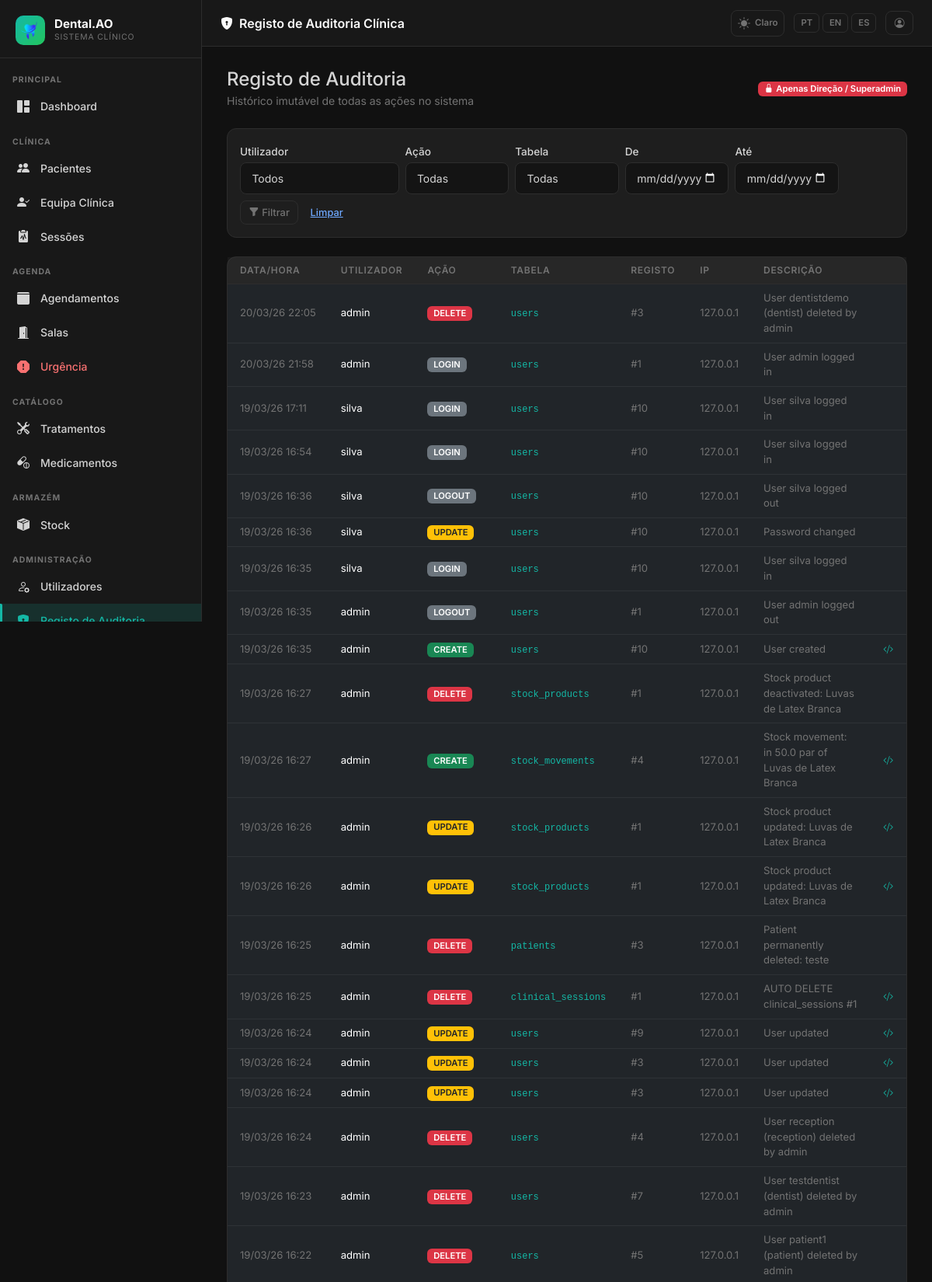
The app's page /sessions/audit (signed in, upper part) with its own data.
### app/models.py (models this page shows, shortened)
class AppSetting(db.Model):
    __tablename__ = 'app_settings'
    key   = db.Column(db.String(64), primary_key=True)
    value = db.Column(db.Text, nullable=True)
    _DEFAULTS = {
        'app_name':       'DentalCare Pro',
        'app_logo':       '',
        'bg_dark':        '#111111',
        'sidebar_dark':   '#181818',
        'card_dark':      '#1e1e1e',
        'border_dark':    '#2d2d2d',
        'text_dark':      '#d4d4d4',
        'primary_dark':   '#14b8a6',
        'success_dark':   '#22c55e',
        'danger_dark':    '#f87171',
        'warning_dark':   '#fbbf24',
        'bg_light':       '#f0f4f8',
        'card_light':     '#ffffff',
        'border_light':   '#d1dce8',
        'text_light':     '#334155',
        'primary_light':  '#1976d2',
        'success_light':  '#00875a',
        'danger_light':   '#d32f2f',
        'warning_light':  '#e65100',
        'xray_max_mb':        '10',
        'stock_invoice_max_mb': '5',
        'urgency_surcharge':  '30',
    }
    @classmethod
    def all_as_dict(cls):
        stored = {s.key: s.value for s in cls.query.all()}
        result = dict(cls._DEFAULTS)
        result.update(stored)
        return result

class AuditLog(db.Model):
    __tablename__ = 'audit_log'
    id = db.Column(db.Integer, primary_key=True)
    user_id = db.Column(db.Integer, db.ForeignKey('users.id'), nullable=True)
    username = db.Column(db.String(80), nullable=True)
    action = db.Column(db.String(20), nullable=False)
    table_name = db.Column(db.String(100), nullable=False)
    record_id = db.Column(db.Integer, nullable=True)
    old_value = db.Column(db.JSON, nullable=True)
    new_value = db.Column(db.JSON, nullable=True)
    description = db.Column(db.Text, nullable=True)
    ip_address = db.Column(db.String(50), nullable=True)
    timestamp = db.Column(db.DateTime, default=lambda: datetime.now(timezone.utc), index=True)
    user = db.relationship('User', backref='audit_entries')

### app/sessions/routes.py (the view)
@sessions_bp.route('/audit')
@login_required
def audit_view():
    if current_user.role not in [Role.SUPERADMIN, Role.CLINICAL_DIRECTOR]:
        abort(403)
    page = request.args.get('page', 1, type=int)
    q = AuditLog.query.order_by(AuditLog.timestamp.desc())
    user_id = request.args.get('user_id', type=int)
    action = request.args.get('action', '')
    table = request.args.get('table', '')
    date_from = request.args.get('date_from', '')
    date_to = request.args.get('date_to', '')
    if user_id:
        q = q.filter_by(user_id=user_id)
    if action:
        q = q.filter_by(action=action.upper())
    if table:
        q = q.filter_by(table_name=table)
    if date_from:
        try:
            q = q.filter(AuditLog.timestamp >= datetime.fromisoformat(date_from))
        except ValueError:
            pass
    if date_to:
        try:
            q = q.filter(AuditLog.timestamp <= datetime.fromisoformat(date_to + 'T23:59:59'))
        except ValueError:
            pass
    logs = q.paginate(page=page, per_page=50)
    users = User.query.order_by(User.full_name).all()
    tables = db.session.query(AuditLog.table_name).distinct().all()
    tables = [t[0] for t in tables]
    actions = ['CREATE', 'UPDATE', 'DELETE', 'ADDENDUM']
    return render_template('sessions/audit_log.html', logs=logs, users=users,
                           tables=tables, actions=actions,
                           current_user_id=user_id, current_action=action,
                           current_table=table, date_from=date_from, date_to=date_to)

### app/__init__.py (called while the page is built)
def get_locale():
    lang = session.get('lang')
    if lang in ['pt', 'en', 'es']:
        return lang
    return 'pt'

### app/models.py (called while the page is built)
    def role_display(self):
        role_map = {
            Role.SUPERADMIN: 'Superadmin',
            Role.CLINICAL_DIRECTOR: 'Diretor Clínico',
            Role.DENTIST: 'Dentista',
            Role.PATIENT: 'Paciente',
            Role.RECEPTION: 'Recepção',
        }
        return role_map.get(self.role, self.role)

    def role_badge_class(self):
        badge_map = {
            Role.SUPERADMIN: 'danger',
            Role.CLINICAL_DIRECTOR: 'primary',
            Role.DENTIST: 'success',
            Role.PATIENT: 'info',
            Role.RECEPTION: 'warning',
        }
        return badge_map.get(self.role, 'secondary')

### app/templates/sessions/audit_log.html (shortened to what this page needs)
{% extends 'base.html' %}
{% block page_title %}<i class="bi bi-shield-lock-fill me-2"></i>{{ _('Registo de Auditoria Clínica') }}{% endblock %}
{% block content %}
<div class="d-flex justify-content-between align-items-center mb-4 flex-wrap gap-2">
  <div>
    <h4 class="mb-0" style="color:var(--dc-text)">{{ _('Registo de Auditoria') }}</h4>
    <small style="color:var(--dc-text-muted)">{{ _('Histórico imutável de todas as ações no sistema') }}</small>
  </div>
  <span class="badge bg-danger">
    <i class="bi bi-lock-fill me-1"></i>{{ _('Apenas Direção / Superadmin') }}
  </span>
</div>
<div class="dc-card p-3 mb-4">
  <form method="GET" class="row g-2 align-items-end">
    <div class="col-md-3">
      <label class="form-label form-label-sm mb-1">{{ _('Utilizador') }}</label>
      <select name="user_id" class="form-select form-select-sm">
        <option value="">{{ _('Todos') }}</option>
      </select>
    </div>
    <div class="col-md-2">
      <label class="form-label form-label-sm mb-1">{{ _('Ação') }}</label>
      <select name="action" class="form-select form-select-sm">
        <option value="">{{ _('Todas') }}</option>
      </select>
    </div>
    <div class="col-md-2">
      <label class="form-label form-label-sm mb-1">{{ _('Tabela') }}</label>
      <select name="table" class="form-select form-select-sm">
        <option value="">{{ _('Todas') }}</option>
      </select>
    </div>
    <div class="col-md-2">
      <label class="form-label form-label-sm mb-1">{{ _('De') }}</label>
      <input type="date" name="date_from" class="form-control form-control-sm" value="{{ date_from }}">
    </div>
    <div class="col-md-2">
      <label class="form-label form-label-sm mb-1">{{ _('Até') }}</label>
      <input type="date" name="date_to" class="form-control form-control-sm" value="{{ date_to }}">
    </div>
    <div class="col-auto d-flex gap-1">
      <button class="btn btn-outline-secondary btn-sm" type="submit"><i class="bi bi-funnel-fill me-1"></i>{{ _('Filtrar') }}</button>
      <a href="{{ url_for('sessions.audit_view') }}" class="btn btn-link btn-sm">{{ _('Limpar') }}</a>
    </div>
  </form>
</div>
<div class="dc-card p-0">
  <div class="table-responsive">
    <table class="table table-hover mb-0" style="color:var(--dc-text);font-size:.82rem">
      <thead style="border-bottom:1px solid var(--dc-border)">
        <tr style="color:var(--dc-text-muted);font-size:.73rem;text-transform:uppercase;letter-spacing:.05em">
          <th class="px-3 py-2">{{ _('Data/Hora') }}</th>
          <th class="px-3 py-2">{{ _('Utilizador') }}</th>
          <th class="px-3 py-2">{{ _('Ação') }}</th>
          <th class="px-3 py-2">{{ _('Tabela') }}</th>
          <th class="px-3 py-2">{{ _('Registo') }}</th>
          <th class="px-3 py-2">{{ _('IP') }}</th>
          <th class="px-3 py-2">{{ _('Descrição') }}</th>
          <th class="px-3 py-2"></th>
        </tr>
      </thead>
      <tbody>
        {% for log in logs.items %}
        <tr>
          <td class="px-3 py-2 text-nowrap" style="color:var(--dc-text-muted)">{{ log.timestamp.strftime('%d/%m/%y %H:%M') if log.timestamp else '—' }}</td>
          <td class="px-3 py-2">
            <span title="{{ log.username }}">{{ log.username or '—' }}</span>
          </td>
          <td class="px-3 py-2">
            {% if log.action == 'CREATE' %}
            <span class="badge bg-success">{{ log.action }}</span>
            {% elif log.action == 'DELETE' %}
            <span class="badge bg-danger">{{ log.action }}</span>
            {% elif log.action == 'UPDATE' %}
            <span class="badge bg-warning text-dark">{{ log.action }}</span>
            {% elif log.action == 'ADDENDUM' %}
            <span class="badge bg-primary">{{ log.action }}</span>
            {% else %}
            <span class="badge bg-secondary">{{ log.action }}</span>
            {% endif %}
          </td>
          <td class="px-3 py-2"><code style="font-size:.75rem;color:var(--dc-primary)">{{ log.table_name }}</code></td>
          <td class="px-3 py-2" style="color:var(--dc-text-muted)">#{{ log.record_id or '—' }}</td>
          <td class="px-3 py-2" style="color:var(--dc-text-muted)">{{ log.ip_address or '—' }}</td>
          <td class="px-3 py-2" style="color:var(--dc-text-muted)">{{ log.description or '' }}</td>
          <td class="px-3 py-2 text-end">
            {% if log.old_value or log.new_value %}
            <button class="btn btn-link btn-sm p-0" style="color:var(--dc-primary)"
                    data-bs-toggle="modal" data-bs-target="#diffModal{{ log.id }}">
              <i class="bi bi-code-slash"></i>
            </button>
            {% endif %}
          </td>
        </tr>
        {% else %}
        <tr>
          <td colspan="8" class="text-center py-4" style="color:var(--dc-text-muted)">{{ _('Nenhum registo de auditoria encontrado.') }}</td>
        </tr>
        {% endfor %}
      </tbody>
    </table>
  </div>
</div>
{% endblock %}

### app/templates/base.html (shortened to what this page needs)
<!DOCTYPE html>
<html lang="{{ get_locale() }}" data-dc-theme="{{ session.get('theme', 'dark') }}">
<head>
  <link href="https://cdn.jsdelivr.net/npm/bootstrap@5.3.2/dist/css/bootstrap.min.css" rel="stylesheet">
  <link href="https://cdn.jsdelivr.net/npm/bootstrap-icons@1.11.3/font/bootstrap-icons.min.css" rel="stylesheet">
  <link href="{{ url_for('static', filename='css/dental.css') }}" rel="stylesheet">
</head>
<body>
<aside class="dc-sidebar" id="dcSidebar">
  <div class="dc-brand">
    <div class="dc-brand-icon">
      {% if app_settings.app_logo %}
        <img src="{{ url_for('superadmin.logo_file', filename=app_settings.app_logo) }}"
             alt="{{ app_settings.app_name }}"
             style="width:36px;height:36px;object-fit:contain;border-radius:6px;">
      {% else %}
        <i class="bi bi-heart-pulse-fill"></i>
      {% endif %}
    </div>
    <div class="flex-fill">
      <div class="dc-brand-name">{{ app_settings.app_name }}</div>
      <div class="dc-brand-sub">{{ _('Sistema Clínico') }}</div>
    </div>
  </div>
  <nav class="dc-nav">
    {% set role = current_user.role %}
    <div class="dc-nav-section">{{ _('Principal') }}</div>
    <a href="{{ url_for('main.dashboard') }}"
       class="dc-nav-item {% if request.endpoint == 'main.dashboard' %}active{% endif %}">
      <i class="bi bi-grid-1x2-fill"></i> {{ _('Dashboard') }}
    </a>
    {% if role in ['superadmin', 'clinical_director', 'dentist', 'reception'] %}
    <div class="dc-nav-section mt-2">{{ _('Clínica') }}</div>
    {% endif %}
    {% if role in ['superadmin', 'clinical_director', 'dentist', 'reception'] %}
    <a href="{{ url_for('patients.index') }}"
       class="dc-nav-item {% if request.endpoint == 'patients.index' or request.endpoint in ['patients.new','patients.edit','patients.detail'] %}active{% endif %}">
      <i class="bi bi-people-fill"></i> {{ _('Pacientes') }}
    </a>
    {% endif %}
    {% if role in ['superadmin', 'clinical_director'] %}
    <a href="{{ url_for('patients.care_team_pending') }}"
       class="dc-nav-item {% if request.endpoint == 'patients.care_team_pending' %}active{% endif %}">
      <i class="bi bi-person-check-fill"></i> {{ _('Equipa Clínica') }}
    </a>
    {% endif %}
    {% if role in ['superadmin', 'clinical_director', 'dentist'] %}
    <a href="{{ url_for('sessions.index') }}"
       class="dc-nav-item {% if request.endpoint and 'sessions.' in request.endpoint and 'audit' not in request.endpoint and 'evolution' not in request.endpoint %}active{% endif %}">
      <i class="bi bi-clipboard2-pulse-fill"></i> {{ _('Sessões') }}
    </a>
    {% endif %}
    {% if role in ['superadmin', 'clinical_director', 'reception', 'dentist'] %}
    <div class="dc-nav-section mt-2">{{ _('Agenda') }}</div>
    {% endif %}
    {% if role in ['superadmin', 'clinical_director', 'reception'] %}
    <a href="{{ url_for('scheduling.calendar') }}"
       class="dc-nav-item {% if request.endpoint and 'scheduling.' in request.endpoint and 'emergency' not in request.endpoint and 'room' not in request.endpoint %}active{% endif %}">
      <i class="bi bi-calendar3-fill"></i> {{ _('Agendamentos') }}
    </a>
    {% endif %}
    {% if role in ['superadmin', 'clinical_director', 'reception', 'dentist'] %}
    <a href="{{ url_for('scheduling.rooms') }}"
       class="dc-nav-item {% if request.endpoint and 'rooms' in request.endpoint %}active{% endif %}">
      <i class="bi bi-door-open-fill"></i> {{ _('Salas') }}
    </a>
    {% endif %}
    {% if role in ['superadmin', 'clinical_director', 'reception', 'dentist'] %}
    <a href="{{ url_for('scheduling.emergency') }}"
       class="dc-nav-item {% if request.endpoint and 'emergency' in request.endpoint %}active{% endif %}"
       style="color:var(--dc-danger)">
      <i class="bi bi-exclamation-octagon-fill"></i> {{ _('Urgência') }}
    </a>
    {% endif %}
    {% if role in ['superadmin', 'clinical_director', 'dentist'] %}
    <div class="dc-nav-section mt-2">{{ _('Catálogo') }}</div>
    <a href="{{ url_for('admin.treatments') }}"
       class="dc-nav-item {% if 'treatments' in request.endpoint %}active{% endif %}">
      <i class="bi bi-tools"></i> {{ _('Tratamentos') }}
    </a>
    <a href="{{ url_for('admin.medicines') }}"
       class="dc-nav-item {% if 'medicine' in request.endpoint %}active{% endif %}">
      <i class="bi bi-capsule-pill"></i> {{ _('Medicamentos') }}
    </a>
    {% endif %}
    {% if role in ['superadmin', 'clinical_director', 'dentist', 'receptionist'] %}
    <div class="dc-nav-section mt-2">{{ _('Armazém') }}</div>
    <a href="{{ url_for('stock.index') }}"
       class="dc-nav-item {% if request.endpoint and 'stock.' in request.endpoint %}active{% endif %}">
      <i class="bi bi-box-seam-fill"></i> {{ _('Stock') }}
    </a>
    {% endif %}
    {% if role in ['superadmin', 'clinical_director'] %}
    <div class="dc-nav-section mt-2">{{ _('Administração') }}</div>
    <a href="{{ url_for('admin.users') }}"
       class="dc-nav-item {% if 'user' in request.endpoint %}active{% endif %}">
      <i class="bi bi-person-gear"></i> {{ _('Utilizadores') }}
    </a>
    <a href="{{ url_for('admin.audit_log') }}"
       class="dc-nav-item {% if 'audit' in request.endpoint %}active{% endif %}">
      <i class="bi bi-shield-lock-fill"></i> {{ _('Registo de Auditoria') }}
    </a>
    {% endif %}
  </nav>
</aside>
<header class="dc-topbar">
  <span class="page-title">{% block page_title %}{% endblock %}</span>
  <div class="topbar-actions">
    <a href="{{ url_for('auth.toggle_theme') }}"
       class="theme-toggle"
       title="{{ _('Alternar tema') }}">
      {% if session.get('theme', 'dark') == 'dark' %}
        <i class="bi bi-sun-fill"></i><span style="font-size:.72rem;font-weight:600;margin-left:2px">{{ _('Claro') }}</span>
      {% else %}
        <i class="bi bi-moon-stars-fill"></i><span style="font-size:.72rem;font-weight:600;margin-left:2px">{{ _('Escuro') }}</span>
      {% endif %}
    </a>
    <div class="lang-switcher">
      <a href="{{ url_for('auth.set_lang', lang='pt') }}"
         class="lang-btn {% if get_locale() == 'pt' %}active{% endif %}">PT</a>
      <a href="{{ url_for('auth.set_lang', lang='en') }}"
         class="lang-btn {% if get_locale() == 'en' %}active{% endif %}">EN</a>
      <a href="{{ url_for('auth.set_lang', lang='es') }}"
         class="lang-btn {% if get_locale() == 'es' %}active{% endif %}">ES</a>
    </div>
    <a href="{{ url_for('auth.profile') }}" class="btn btn-sm btn-outline-secondary" title="{{ _('Meu Perfil') }}">
      <i class="bi bi-person-circle"></i>
    </a>
  </div>
</header>
<main class="dc-main">
  <div class="dc-content">
    {% block content %}{% endblock %}
  </div>
</main>
</body>
</html>

### records on screen
AppSetting: value (picture)
AppSetting: app_name "Dental.AO"
AuditLog: timestamp "20/03/26 22:05", username "admin", action "DELETE", table_name "users", record "3", ip_address "127.0.0.1", description "User dentistdemo (dentist) deleted by admin"
AuditLog: timestamp "20/03/26 21:58", username "admin", action "LOGIN", table_name "users", record "1", ip_address "127.0.0.1", description "User admin logged in"
AuditLog: timestamp "19/03/26 17:11", username "silva", action "LOGIN", table_name "users", record "10", ip_address "127.0.0.1", description "User silva logged in"
AuditLog: timestamp "19/03/26 16:54", username "silva", action "LOGIN", table_name "users", record "10", ip_address "127.0.0.1", description "User silva logged in"
AuditLog: timestamp "19/03/26 16:36", username "silva", action "LOGOUT", table_name "users", record "10", ip_address "127.0.0.1", description "User silva logged out"
AuditLog: timestamp "19/03/26 16:36", username "silva", action "UPDATE", table_name "users", record "10", ip_address "127.0.0.1", description "Password changed"
AuditLog: timestamp "19/03/26 16:35", username "silva", action "LOGIN", table_name "users", record "10", ip_address "127.0.0.1", description "User silva logged in"
AuditLog: timestamp "19/03/26 16:35", username "admin", action "LOGOUT", table_name "users", record "1", ip_address "127.0.0.1", description "User admin logged out"
AuditLog: timestamp "19/03/26 16:35", username "admin", action "CREATE", table_name "users", record "10", ip_address "127.0.0.1", description "User created"
AuditLog: timestamp "19/03/26 16:27", username "admin", action "DELETE", table_name "stock_products", record "1", ip_address "127.0.0.1", description "Stock product deactivated: Luvas de Latex Branca"
AuditLog: timestamp "19/03/26 16:27", username "admin", action "CREATE", table_name "stock_movements", record "4", ip_address "127.0.0.1", description "Stock movement: in 50.0 par of Luvas de Latex Branca"
AuditLog: timestamp "19/03/26 16:26", username "admin", action "UPDATE", table_name "stock_products", record "1", ip_address "127.0.0.1", description "Stock product updated: Luvas de Latex Branca"
AuditLog: timestamp "19/03/26 16:26", username "admin", action "UPDATE", table_name "stock_products", record "1", ip_address "127.0.0.1", description "Stock product updated: Luvas de Latex Branca"
AuditLog: timestamp "19/03/26 16:25", username "admin", action "DELETE", table_name "patients", record "3", ip_address "127.0.0.1", description "Patient permanently deleted: teste"
AuditLog: timestamp "19/03/26 16:25", username "admin", action "DELETE", table_name "clinical_sessions", record "1", ip_address "127.0.0.1", description "AUTO DELETE clinical_sessions #1"
AuditLog: timestamp "19/03/26 16:24", username "admin", action "UPDATE", table_name "users", record "9", ip_address "127.0.0.1", description "User updated"
AuditLog: timestamp "19/03/26 16:24", username "admin", action "UPDATE", table_name "users", record "3", ip_address "127.0.0.1", description "User updated"
AuditLog: timestamp "19/03/26 16:24", username "admin", action "UPDATE", table_name "users", record "3", ip_address "127.0.0.1", description "User updated"
AuditLog: timestamp "19/03/26 16:24", username "admin", action "DELETE", table_name "users", record "4", ip_address "127.0.0.1", description "User reception (reception) deleted by admin"
AuditLog: timestamp "19/03/26 16:23", username "admin", action "DELETE", table_name "users", record "7", ip_address "127.0.0.1", description "User testdentist (dentist) deleted by admin"
AuditLog: timestamp "19/03/26 16:22", username "admin", action "DELETE", table_name "users", record "5", ip_address "127.0.0.1", description "User patient1 (patient) deleted by admin"

### other values on screen
form field user_id "Todos"
form field action "Todas"
form field table "Todas"
